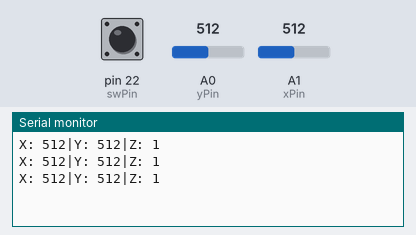
A sketch run on a simulated Arduino Mega 2560, built with avr-gcc and run on an emulated ATmega2560. Shown: the last lines printed to the serial monitor. The inputs (shaded band) are chosen by the test bench; at power-on: A0 (yPin) = 512, A1 (xPin) = 512, pin 22 (swPin) HIGH.

Above: at 1.3 s.
1.4 s: A0 (yPin) set to 716
At 1.9 s:
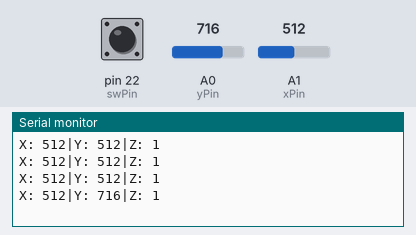
2.9 s: A1 (xPin) set to 716
At 3.4 s:
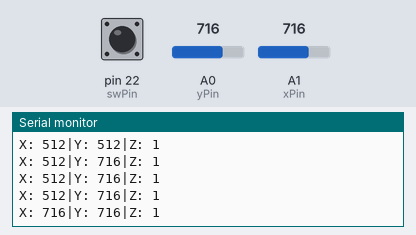
4.4 s: pin 22 (swPin) pulled LOW for 0.6 s
At 4.9 s:
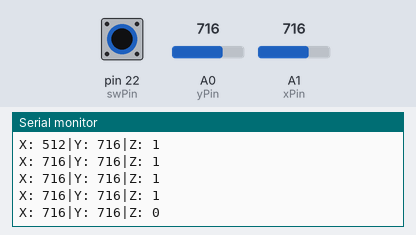
6.5 s: A0 (yPin) set to 900
At 6.9 s:
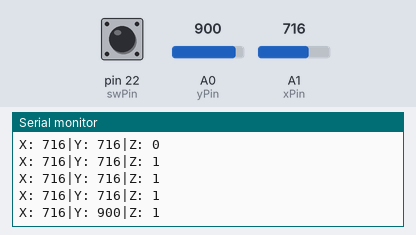
8.0 s: pin 22 (swPin) pulled LOW for 1 s
At 8.3 s:
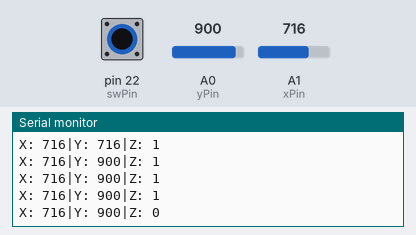
10.5 s: A1 (xPin) set to 900
At 10.9 s:
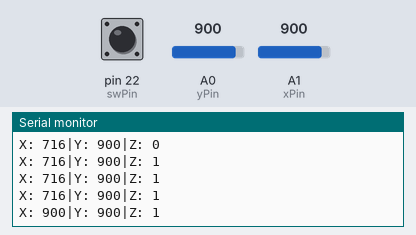
Timing chart, 0 to 13.0 s (numbered marks = the images above; inputs shaded):
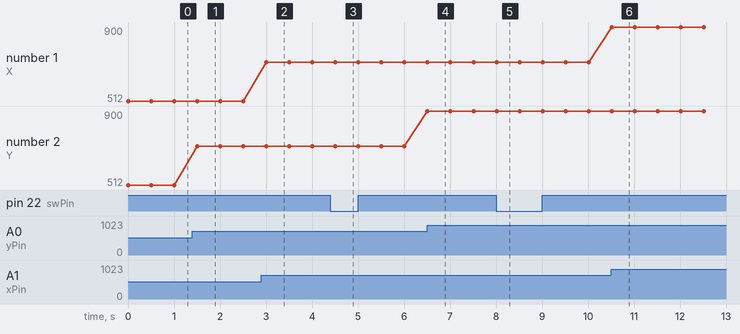

Measured:
- after the input at 1.4 s, the serial monitor: prints a new line after 0.10 s (image 1)
- after the input at 2.9 s, the serial monitor: prints a new line after 0.10 s (image 2)
- after the input at 4.4 s, the serial monitor: prints a new line after 0.11 s (image 3)
- after the input at 6.5 s, the serial monitor: prints a new line at once (image 4)
- after the input at 8.0 s, the serial monitor: prints a new line at once (image 5)
- after the input at 10.5 s, the serial monitor: prints a new line at once (image 6)
- plotted number 2: 512 → 716 after the input at 1.4 s, 716 → 900 after the input at 6.5 s

The sketch:

4.1_toggle_the_joyostick.ino
```cpp
const int xPin = A1;  //the VRX attach to
const int yPin = A0;  //the VRY attach to
const int swPin = 22;  //the SW attach to

void setup()
{
  pinMode(swPin, INPUT);  //set the SW pin to INPUT
  digitalWrite(swPin, HIGH);   //And initial value is HIGH
  Serial.begin(9600);
}

void loop()
{
  Serial.print("X: ");
  Serial.print(analogRead(xPin), DEC);  // print the value of VRX in DEC
  Serial.print("|Y: ");
  Serial.print(analogRead(yPin), DEC);  // print the value of VRX in DEC
  Serial.print("|Z: ");
  Serial.println(digitalRead(swPin));   // print the value of SW
  delay(500);
}
```
